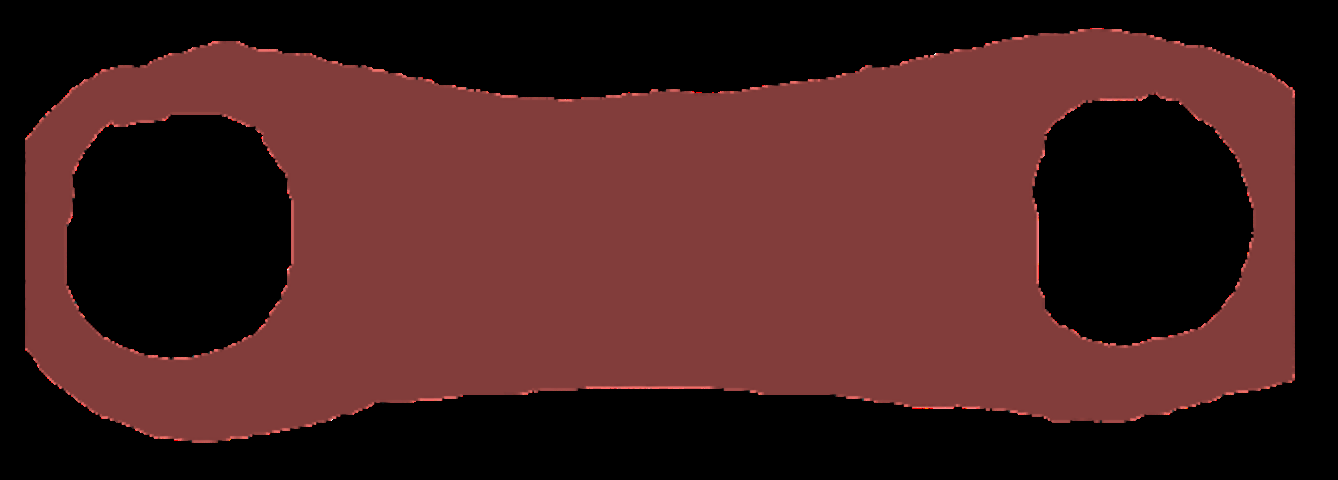
#> input picture Mask.png, 1338 x 480 px, found by its file name
$ python finalmask.py
#> lines starting #> are read from the running program, lines starting #| are printed output that depends on the picture; after the words box and inside, x2 and y2 are one past the last pixel; in counts of white or black regions, pixels touching at a corner belong together
import cv2
import numpy as np
from matplotlib import pyplot as plt

#Loading image
img = cv2.imread('mask.png')
#> img is the input picture: shape (480, 1338, 3); mean B, G, R 31.6, 32.6, 69.7

# Change colored image into grayscale
grey_img = cv2.cvtColor(img, cv2.COLOR_BGR2GRAY)
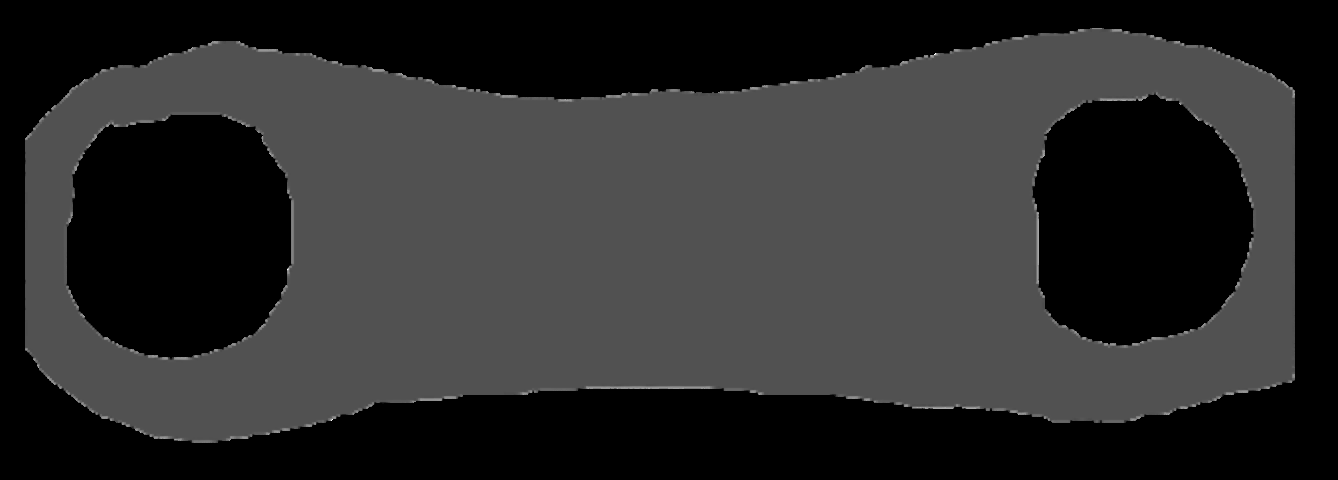
#> grey_img: shape (480, 1338); min 0, max 255, mean 43.4

#apply otsu threshold method
_, threshold = cv2.threshold(grey_img, 0, 1, cv2.THRESH_OTSU)
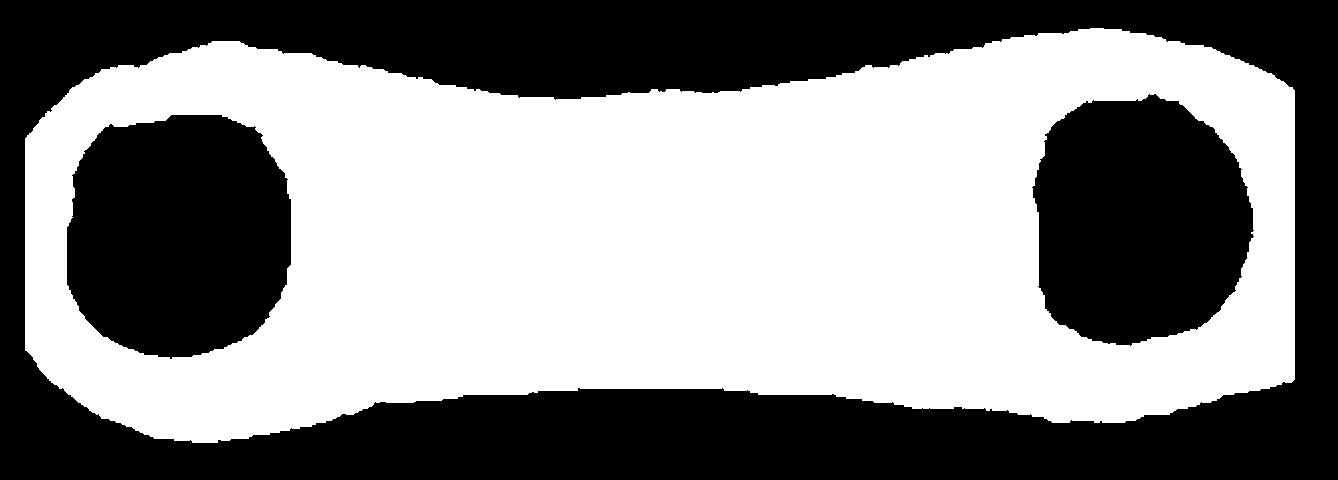
#> threshold: shape (480, 1338); values 0 (black) and 1 (white), 53% white; 3 black regions

#find the contour of the thresholded image
contours,heirarchy = cv2.findContours(threshold, cv2.RETR_TREE, cv2.CHAIN_APPROX_SIMPLE)
#> contours = 3 contours; box (x1, y1, x2, y2) and area: (25, 28, 1295, 443) 428400, (66, 114, 292, 360) 45918, (1031, 93, 1255, 347) 44400

#indices [0] = y-coordinates
#indices [1] = x-coordinates_
indicies = np.where(threshold != [0])
#> indicies = 340433 positions, rows 28 to 442, columns 25 to 1294

center_points = []
areas = []

#loop for the contours
for contour in contours:
    #find the center point for each contoured region and add them to a list
    M = cv2.moments(contour)
    center_x = int(M['m10']/M['m00'])
    center_y = int(M['m01']/M['m00'])
    center_points.append((center_x, center_y))

    area = M['m00']
    areas.append(area)
#> this loop made 3 passes
#> (center_x, center_y, area) on passes 1 to 3: (664, 236, 428400.5), (178, 234, 45917.5), (1138, 220, 44400)
#> after the loop, areas = [428400.5, 45917.5, 44400]; center_points = [(664, 236), (178, 234), (1138, 220)]

#function to find max area from areas list
def max_area(nums):
    current_max = nums[0]
#> current_max = 428400.5
    for num in nums:
        if num > current_max:
            current_max = num
#> this loop made 3 passes
#> num on passes 1 to 3: 428400.5, 45917.5, 44400
#> after the loop, current_max = 428400.5
    return current_max

#using greatest area index find centerpoint coordinate of greatest area
greatest_area_index = areas.index(max_area(areas))
#> greatest_area_index = 0
greatest_area_center_point = center_points[greatest_area_index]
#> greatest_area_center_point = (664, 236)


#find points on edge of mask with same x center coordinate
same_center_x = np.where(indicies[1] == greatest_area_center_point[0])

#find points along same center axis of centerpoint
center_x_axis = indicies[0][same_center_x]
#> center_x_axis = 297 values from 92 to 388

midpoint_length = np.size(same_center_x)
#> midpoint_length = 297

num_splits = 3

def draw_vertical_lines(center_axis, mask_border, midpoint_length, num_splits, direction):
  top_edge_mask = center_x_axis[0]
  bottom_edge_mask = center_x_axis[-1]
  for i in range(0, mask_border, midpoint_length_x//num_splits):
      x_axis =  greatest_area_center_point[0] + (i * direction)
      strt = (x_axis, top_edge_mask)
      end = (x_axis, bottom_edge_mask)
      cv2.line(img, strt, end, (0, 255, 0), 3)
#> (the run stopped early here; a loop or call above may not have finished)
